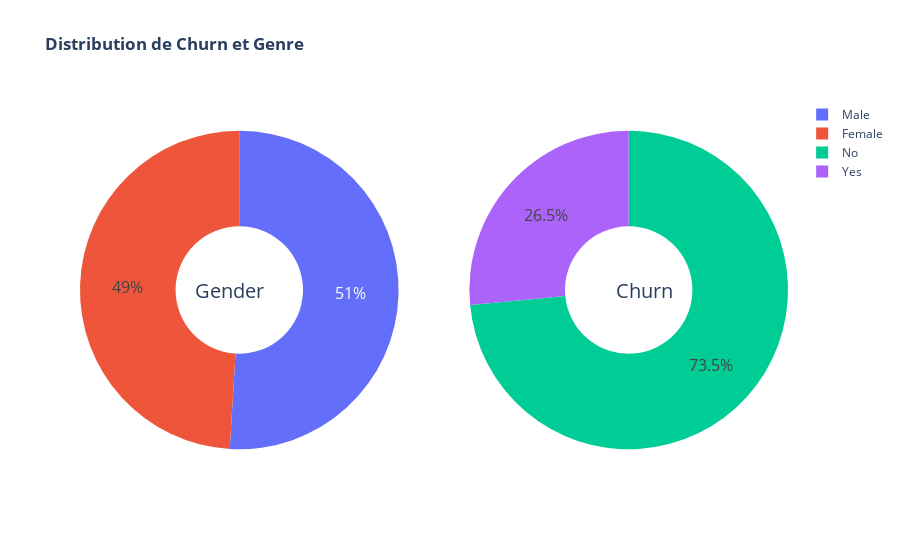

The notebook cell saved with this chart:
### Code cell
# Distributsion du churn et du genre
g_labels = ['Male', 'Female']
c_labels = ['No', 'Yes']
# Création de subplots: utilisant le type 'domain' avec le Pie subplot
fig = make_subplots(rows=1, cols=2, specs=[[{'type':'domain'}, {'type':'domain'}]])
fig.add_trace(go.Pie(labels=g_labels, values=df['gender'].value_counts(), name="Gender"),
              1, 1)
fig.add_trace(go.Pie(labels=c_labels, values=df['Churn'].value_counts(), name="Churn"),
              1, 2)

# création de donut pie chart
fig.update_traces(hole=.4, hoverinfo="label+percent+name", textfont_size=16)

fig.update_layout(
    title_text="<b>Distribution de Churn et Genre</b>",
    # Ajout des labels au centre du donut.
    annotations=[dict(text='Gender', x=0.16, y=0.5, font_size=20, showarrow=False),
                 dict(text='Churn', x=0.84, y=0.5, font_size=20, showarrow=False)])
fig.show()

# 26.5 % de client changent d'opérateur alors que 73.5 % restent avec leur opérateur
# Les cleint sont à 49 % des femmes et à 51% des hommes

### Figure 1 — Plotly figure (JSON) as saved in the notebook; plotly's stock layout.template omitted (floating-point values rounded to 4 significant figures)
{"data": [{"domain": {"x": [0, 0.45], "y": [0, 1]}, "hole": 0.4, "hoverinfo": "label+percent+name", "labels": ["Male", "Female"], "name": "Gender", "textfont": {"size": 16}, "type": "pie", "values": [3050, 2936]}, {"domain": {"x": [0.55, 1], "y": [0, 1]}, "hole": 0.4, "hoverinfo": "label+percent+name", "labels": ["No", "Yes"], "name": "Churn", "textfont": {"size": 16}, "type": "pie", "values": [4399, 1587]}], "layout": {"annotations": [{"font": {"size": 20}, "showarrow": false, "text": "Gender", "x": 0.16, "y": 0.5}, {"font": {"size": 20}, "showarrow": false, "text": "Churn", "x": 0.84, "y": 0.5}], "title": {"text": "<b>Distribution de Churn et Genre</b>"}}}
